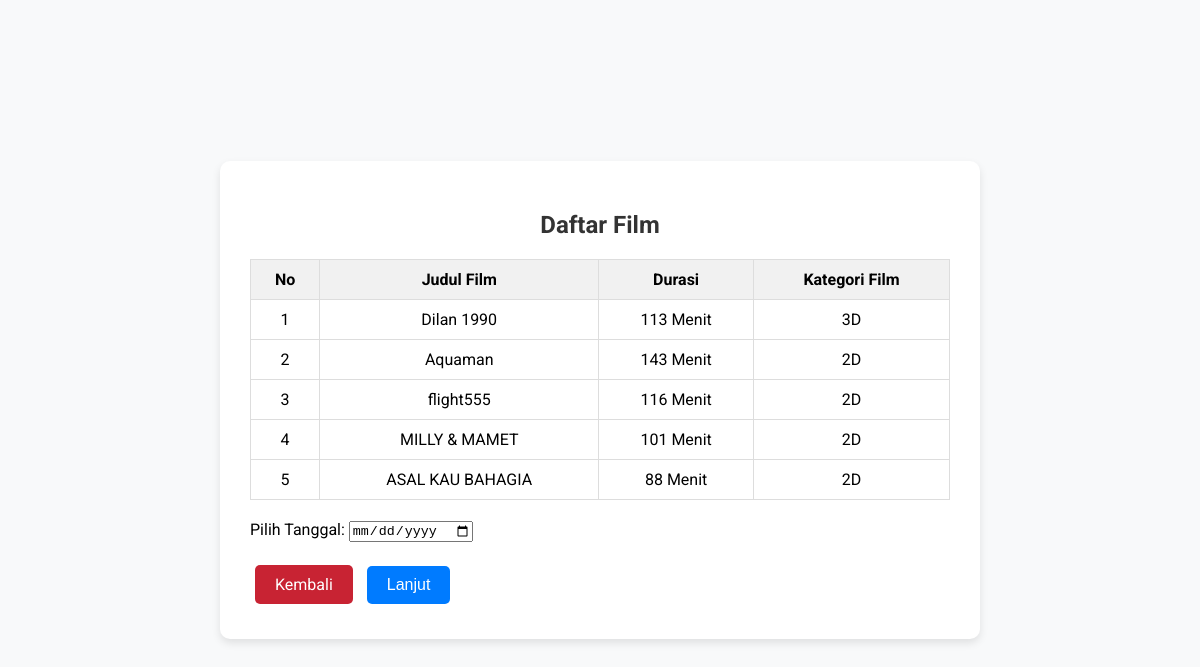
The page /tiket/index.php on the database as committed earlier.
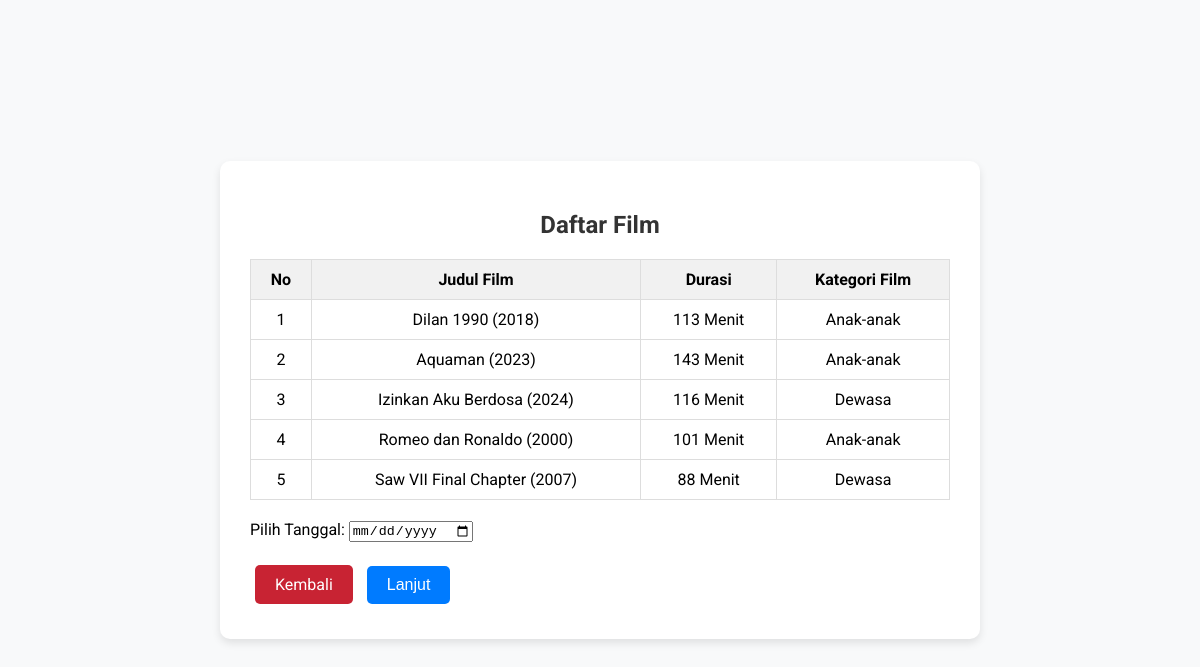
The same page on the database as committed later.
### tables this page shows
CREATE TABLE `film` (
  `id_film` int(11) NOT NULL,
  `judul_film` varchar(50) NOT NULL,
  `durasi` int(11) NOT NULL,
  `kategori_film` enum('Dewasa','Anak-anak') DEFAULT NULL
);

### tiket/index.php (the view, shortened to what this page needs)
<?php
include '../koneksi.php';
?>
<!DOCTYPE html>
<html lang="en">
<head>
	<link rel="stylesheet" href="style.css">
</head>
<body>
	<div class="container">
		<h2>Daftar Film</h2>
		<table class="film-table">
			<thead>
				<tr>
					<th>No</th>
					<th>Judul Film</th>
					<th>Durasi</th>
					<th>Kategori Film</th>
				</tr>
			</thead>
			<tbody>
				<?php
				$data = mysqli_query($con, "SELECT * FROM film");
				$no = 1;
				while ($d = mysqli_fetch_array($data)) {
				?>
				<tr>
					<td><?php echo $no++; ?></td>
					<td><?php echo htmlspecialchars($d['judul_film']); ?></td>
					<td><?php echo htmlspecialchars($d['durasi']); ?> Menit</td>
					<td><?php echo htmlspecialchars($d['kategori_film']); ?></td>
				</tr>
				<?php } ?>
			</tbody>
		</table>
		<div class="navigation">
			<form action="pesan_tiket.php" method="get">
				<label for="tanggal">Pilih Tanggal:</label>
				<input type="date" id="tanggal" name="tanggal" required>
				<br><br>
				<a href="../" class="btn back-button">Kembali</a>
				<input type="submit" class="btn" value="Lanjut">
			</form>
		</div>
	</div>
</body>
</html>

### tiket/style.css (style rules this page uses)
body { font-family: 'Roboto', sans-serif; background-color: #f8f9fa; margin: 0; padding: 0; display: flex; justify-content: center; align-items: center; min-height: 100vh; }
.container { background: #fff; padding: 30px; border-radius: 10px; box-shadow: 0 4px 8px rgba(0, 0, 0, 0.1); width: 700px; }
h2 { color: #333; text-align: center; }
.film-table { width: 100%; border-collapse: collapse; margin: 20px 0; }
.film-table th, .film-table td { border: 1px solid #ddd; padding: 10px; text-align: center; }
.film-table th { background-color: #f1f1f1; }
.navigation { display: flex; justify-content: space-between; margin-top: 20px; }
.btn { background-color: #007BFF; color: white; padding: 10px 20px; border: none; border-radius: 5px; text-decoration: none; text-align: center; flex: 1; margin: 5px; cursor: pointer; font-size: 16px; }
.back-button { background-color: #c82333; color: white; padding: 10px 20px; border: none; border-radius: 5px; text-decoration: none; text-align: center; flex: 1; margin: 5px; cursor: pointer; font-size: 16px; }

Rows that differ between the two databases and show on the page:
changed film: judul_film "Dilan 1990" → "Dilan 1990 (2018)"; kategori_film "3D" → "Anak-anak"
changed film: judul_film "Aquaman" → "Aquaman (2023)"; kategori_film "2D" → "Anak-anak"
changed film: judul_film "flight555" → "Izinkan Aku Berdosa (2024)"; kategori_film "2D" → "Dewasa"
changed film: judul_film "MILLY & MAMET" → "Romeo dan Ronaldo (2000)"; kategori_film "2D" → "Anak-anak"
changed film: judul_film "ASAL KAU BAHAGIA" → "Saw VII Final Chapter (2007)"; kategori_film "2D" → "Dewasa"
